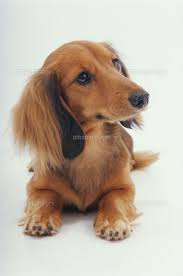
%> input picture ダウンロード.jfif, 183 x 276 px
$ octave kadai3.m   (GNU Octave 9; MATLAB toolbox functions it lacks are replaced by stand-ins)
%> lines starting %> are read from the running program, lines starting %| are printed output that depends on the picture; in (x1, y1, x2, y2) boxes, pixels count from 0 and x2, y2 are one past the last pixel; in counts of white or black regions, pixels touching at a corner belong together; the program's own positions count from 1
% 課題３　閾値処理
% 閾値を4パターン設定し,閾値処理た画像を示せ．
% 下記はサンプルプログラムである．
% 課題作成にあたっては「Lenna」以外の画像を用いよ．

clear; % 変数のオールクリア

ORG=imread('ダウンロード.jfif'); % 原画像の入力
%> ORG is the input picture: size 276x183x3 uint8; mean R, G, B 192.5, 179.6, 165.1
ORG= rgb2gray(ORG); % カラー画像を白黒濃淡画像へ変換
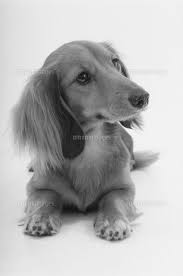
%> ORG: size 276x183 uint8; min 11, max 254, mean 181.8

imagesc(ORG); colormap(gray); colorbar; % 画像の表示


IMG = ORG > 64; % 輝度値が64以上の画素を1，その他を0に変換
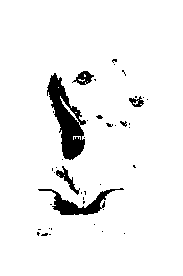
%> IMG: size 276x183 logical; 94.4% white; 42 black regions (36 under 20 px), largest, box (x1, y1, x2, y2) and area: (47, 73, 86, 160) 1537, (38, 188, 124, 215) 713, (56, 166, 80, 195) 178, (72, 71, 94, 85) 159, (129, 96, 144, 107) 85, (120, 121, 127, 127) 23
imagesc(IMG); colormap(gray); colorbar;

IMG = ORG > 96;
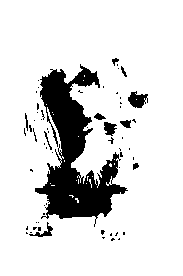
%> IMG: size 276x183 logical; 85.8% white; 62 black regions (51 under 20 px), largest, box (x1, y1, x2, y2) and area: (35, 64, 128, 227) 6241, (128, 91, 148, 108) 216, (104, 122, 117, 136) 122
imagesc(IMG); colormap(gray); colorbar;


IMG = ORG > 128;
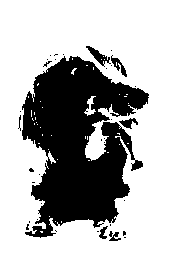
%> IMG: size 276x183 logical; 71.8% white; 35 black regions (28 under 20 px), largest, box (x1, y1, x2, y2) and area: (22, 56, 149, 238) 13601, (86, 46, 111, 67) 171, (111, 55, 127, 77) 119
imagesc(IMG); colormap(gray); colorbar;
pause;

IMG = ORG > 192;
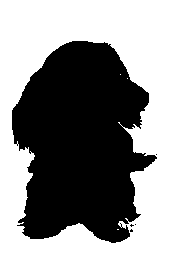
%> IMG: size 276x183 logical; 59.1% white; 5 black regions (4 under 20 px), largest, box (x1, y1, x2, y2) and area: (12, 41, 157, 243) 20660
imagesc(IMG); colormap(gray); colorbar;
